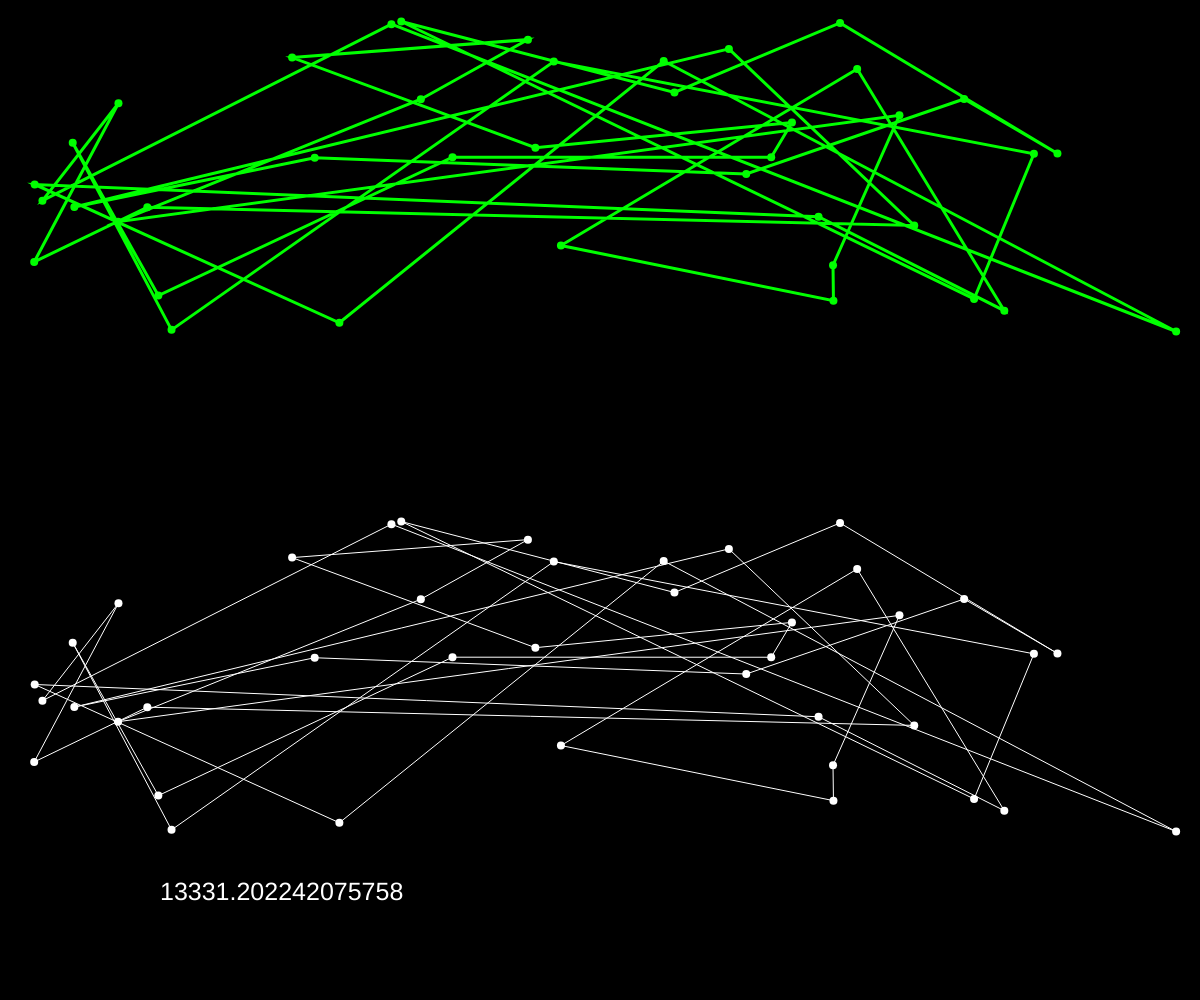
Frame 1 (no input)
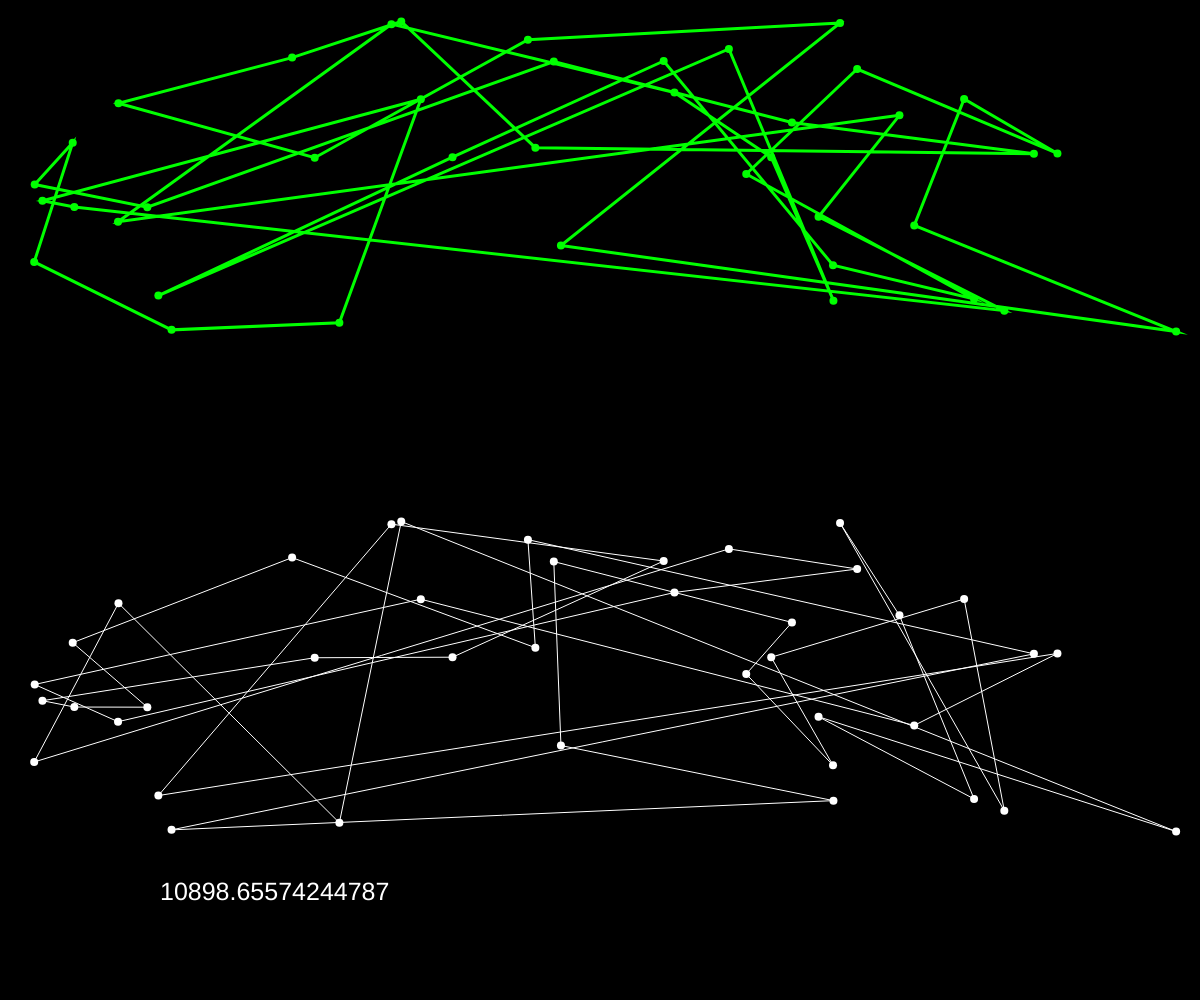
Frame 60 (no input)
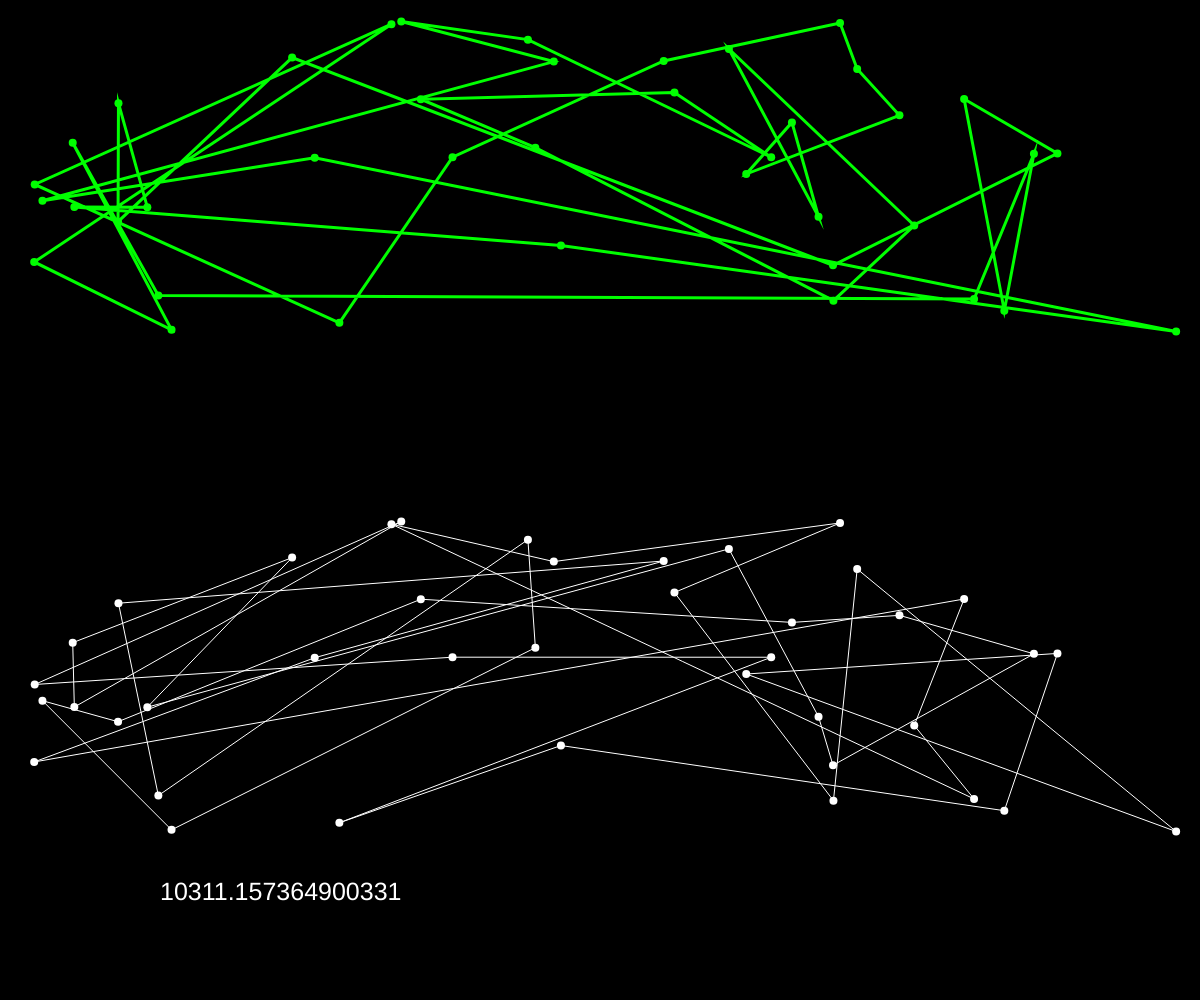
Frame 120 (the mouse pressed at the canvas centre since frame 60)

The p5.js sketch that drew these frames (run headless with seeded random() and noise() and a simulated clock; from frame 60 on, the mouse is pressed at the canvas centre):

// p5.js sketch
// ── sketch.js
var cities = [];
var totalCities = 40;

var popSize = 500;
var fitness = [];

var population = [];
var recordDistance = Infinity;
var genCounter = 0;
var bestEver;
var currentBest;

var statusP;

function setup() {
  createCanvas(window.innerWidth, window.innerHeight);
  var order = [];
  for (var i = 0; i < totalCities; i++) {
    var v = createVector(random(width), random(height/3));
    cities[i] = v;
    order[i] = i;
  }

  for (let i = 0; i < popSize; i++) {
    population[i] = shuffle(order);
  }
  statusP = createP('').style('font-size', '32pt');
}

function draw() {
  background(0);

  calculateFitness();
  normalizeFitness();
  nextGeneration();

  stroke(0, 255, 0);
  strokeWeight(3);
  noFill();
  beginShape();
  for (let i = 0; i < bestEver.length; i++) {
    const n = bestEver[i];
    vertex(cities[n].x, cities[n].y);
  }
  endShape(CLOSE);

  fill(0, 255, 0);
  noStroke()
  for (var i = 0; i < bestEver.length; i++) {
    ellipse(cities[i].x, cities[i].y, 8, 8);
  }

  translate(0, height/2);
  stroke(255);
  strokeWeight(1);
  noFill();
  beginShape();
  for (let i = 0; i < currentBest.length; i++) {
    const n = currentBest[i];
    vertex(cities[n].x, cities[n].y);
  }
  endShape(CLOSE);

  fill(255);
  noStroke()
  for (var i = 0; i < currentBest.length; i++) {
    ellipse(cities[i].x, cities[i].y, 8, 8);
  }

  textSize(25);
  text(recordDistance, 160, 400);
}

function swap (a, i, j) {
  var temp = a[i];
  a[i] = a[j];
  a[j] = temp;
}

function calcDistance(points, order) {
  var cityA, cityB, d, sum = 0;

  for (let i = 0; i < order.length; i++) {
    cityA = points[order[i]];
    if (i < (order.length - 1)) 
      cityB = points[order[i + 1]];
    else 
      cityB = points[order[0]]

    d = dist(cityA.x, cityA.y, cityB.x, cityB.y);
    sum += d;
  }
  return sum
}
// ── ga.js
function calculateFitness() {
    let currentRecord = Infinity;
    for (let i = 0; i < population.length; i++) {
        const d = calcDistance(cities, population[i]);
        if (d < recordDistance) {
            recordDistance = d;
            bestEver = population[i];
        }
        if (d < currentRecord) {
            currentRecord = d;
            currentBest = population[i];
        }
        fitness[i] = 1 / (pow(d, 8) + 1);
    }
}

function normalizeFitness() {
    let sum = 0;
    for (let i = 0; i < fitness.length; i++) {
        sum += fitness[i];
    }
    for (let i = 0; i < fitness.length; i ++) {
        fitness[i] = fitness[i] / sum;
    }
}

function nextGeneration() {
    var mRate = genCounter > 120 ? 0.02 : 0.90;
    var newPopulation = [];
    for (let i = 0; i < population.length; i++) {
        const orderA = pickOne(population, fitness);
        const orderB = pickOne(population, fitness);
        const order = crossOver(orderA, orderB);
        mutate(order, mRate);
        newPopulation[i] = order;
    }
    population = newPopulation;
    genCounter++;
}

function pickOne(list, prob) {
    let index = 0;
    let r = random(1);

    while (r > 0) {
        r = r - prob[index];
        index++ 
    }
    index--;
    return list[index].slice();
}

//order crossover (OX1) to create one child with two parents
function crossOver(orderA, orderB) {
    //step 1: Choose an arbitrary part from the first parents
    const start = floor(random(orderA.length));
    const end = floor(random(start + 1, orderA.length));
    let finalorder = [];
    //step 2: copy this part of the child
    let neworder = orderA.slice(start, end);
    //step 3: copy the numbers that are not in the child, from the second parent to the child
    // - starting right from the cut point of the copied part
    // - using the order of the second parent
    // - and wrapping around at the end
    orderB = orderB.filter( ( el ) => !neworder.includes( el ) );
    for (let j =0,i = 0; i < orderB.length; i++) {
        if(i + end < orderA.length) {
            finalorder[i + end] = orderB[i];
        } else if (i + end >= orderA.length) {
            finalorder[j] = orderB[i];
            j++;
        }
    }
    finalorder.splice.apply(finalorder, [start, 0].concat(neworder));
    finalorder = finalorder.filter(el => { return el != null; });
    return finalorder;
}

//displacement mutation (DM)
function mutate(order, mutationRate) {
    for (let i = 0; i < totalCities; i++) {
        if (random(1) < mutationRate) {
            const indexA = floor(random(order.length));
            const indexB = floor(random(order.length));
            swap (order, indexA, indexB);
        }
    }
}
